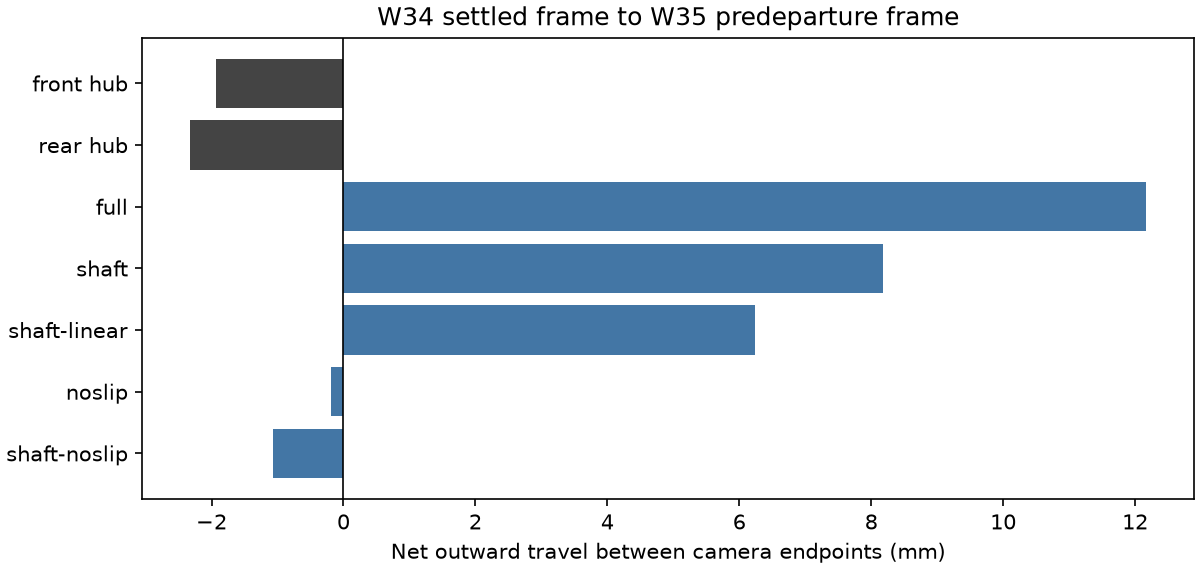

Python code for this plot:
"""Estimate net displacement across the unfilmed interval from the two archived camera tracks."""
import csv
from pathlib import Path
import matplotlib.pyplot as plt
import numpy as np

root=Path("../unit3-w34-return")
with (root/"dense-hubs.csv").open() as source:
    last=[r for r in csv.DictReader(source) if r["direction"]=="backward"][-1]
with (root/"departure-hubs.csv").open() as source:
    first=next(csv.DictReader(source))
scale=48/(float(first["rear_x"])-float(first["front_x"]))
t0=-59.702+float(last["t_s"])
t1=float(first["t_s"])
values={}
for hub in ["front","rear"]:
    corrected_first=float(first[hub+"_x"])-float(first["static_x"])
    corrected_last=float(last[hub+"_x"])-float(last["dock_x"])
    values[hub+" hub"]=(corrected_last-corrected_first)*scale
for mode in ["full","shaft","shaft-linear","noslip","shaft-noslip"]:
    r=np.genfromtxt(mode+".csv",names=True,delimiter=",")
    values[mode]=np.diff(np.interp([t0,t1],r["s"],r["x_mm"]))[0]
with open("endpoints.csv","w") as f:
    w=csv.writer(f,lineterminator="\n")
    w.writerow(["source","start_s","end_s","outward_mm"])
    for label,x in values.items():
        w.writerow([label,t0,t1,x])
fig, ax=plt.subplots(figsize=(8,3.8),layout="constrained")
ax.barh(list(values),list(values.values()),color=["#444444"]*2+["#4376a5"]*5)
ax.axvline(0,color="black",lw=.8)
ax.invert_yaxis()
ax.set(xlabel="Net outward travel between camera endpoints (mm)", title="W34 settled frame to W35 predeparture frame")
fig.savefig("endpoints.png",dpi=150)
